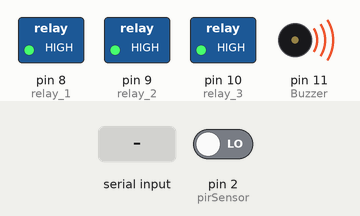
Recording of a sketch running on a simulated Arduino Uno, built with avr-gcc and run on an emulated ATmega328P. Parts: switched loads named in the sketch (green lamp = pin HIGH), buzzer (waves = sounding, pin HIGH). The test bench sets the inputs (shaded band); at power-on: pin 2 (pirSensor) LOW. What the sketch prints to the serial monitor is not drawn.

Above: at 1.2 s.
1.3 s: "OKAY\n" received over Serial
At 2.5 s:
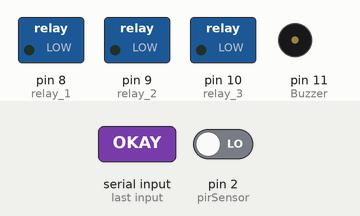
2.8 s: "LIVE_LONG\n" received over Serial
At 3.5 s:
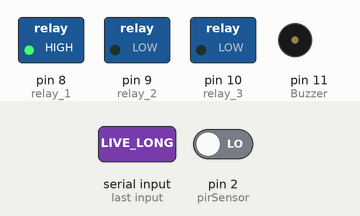
4.3 s: "THUMBS_DOWN\n" received over Serial
At 4.6 s:
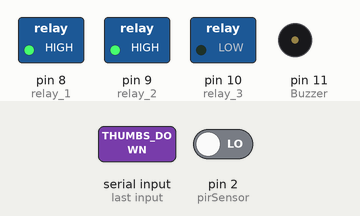
5.8 s: "SMILE\n" received over Serial
At 6.8 s:
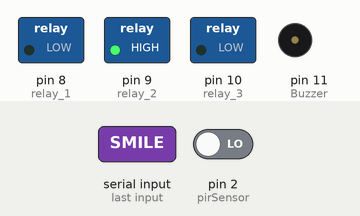
7.3 s: "CALL_ME\n" received over Serial
At 8.1 s:
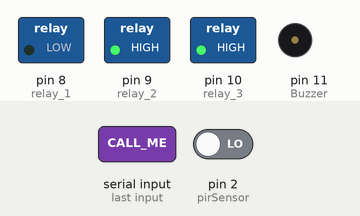
8.8 s: "THUMBS_UP\n" received over Serial
At 9.2 s:
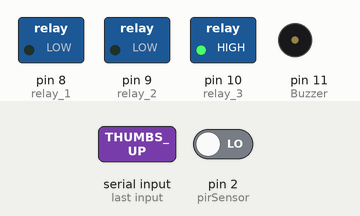
Timing chart, 0 to 11.3 s (numbered marks = the images above; inputs shaded):
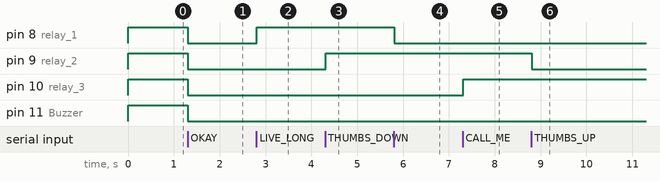

The sketch:

gesture_home_automation.ino
```cpp
// Gesture Home Automation - Arduino UNO side.
// Reads newline-terminated commands from the Python app (9600 baud) and
// switches three relay channels and a buzzer.
//
// The relay module AND the buzzer module in the original build are
// ACTIVE-LOW: writing LOW turns the channel ON, HIGH turns it OFF.
// (The command handlers below use LOW = ON, as in the original wiring.)
// If your module is active-HIGH, swap ON/OFF below.

const int relay_1 = 8;   // module IN3 - charger
const int relay_2 = 9;   // module IN2 - fan
const int relay_3 = 10;  // module IN1 - bulb
const int Buzzer = 11;
const int pirSensor = 2;

const int ON = LOW;
const int OFF = HIGH;

void setup()
{
    // Write OFF *before* pinMode so the relays never click on at boot.
    digitalWrite(relay_1, OFF);
    digitalWrite(relay_2, OFF);
    digitalWrite(relay_3, OFF);
    digitalWrite(Buzzer, OFF);

    Serial.begin(9600);

    pinMode(relay_1, OUTPUT);
    pinMode(relay_2, OUTPUT);
    pinMode(relay_3, OUTPUT);
    pinMode(Buzzer, OUTPUT);
    pinMode(pirSensor, INPUT);
}

void loop()
{
    // PIR state (0/1) is streamed on every loop, as in the original build.
    Serial.println(digitalRead(pirSensor));

    if (Serial.available() > 0)
    {
        String signal = Serial.readStringUntil('\n');
        signal.trim();

        if (signal == "OKAY") {
            digitalWrite(relay_1, ON);
            digitalWrite(relay_2, ON);
            digitalWrite(relay_3, ON);
            digitalWrite(Buzzer, ON);
            Serial.println("All components ON");
        }
        else if (signal == "STOP") {
            digitalWrite(relay_1, OFF);
            digitalWrite(relay_2, OFF);
            digitalWrite(relay_3, OFF);
            digitalWrite(Buzzer, OFF);
            Serial.println("All components OFF");
        }
        else if (signal == "SMILE") {
            digitalWrite(relay_1, ON);
            Serial.println("relay_1 ON");
        }
        else if (signal == "LIVE_LONG") {
            digitalWrite(relay_1, OFF);
            Serial.println("relay_1 OFF");
        }
        else if (signal == "THUMBS_UP") {
            digitalWrite(relay_2, ON);
            Serial.println("relay_2 ON");
        }
        else if (signal == "THUMBS_DOWN") {
            digitalWrite(relay_2, OFF);
            Serial.println("relay_2 OFF");
        }
        else if (signal == "PEACE") {
            digitalWrite(relay_3, ON);
            Serial.println("relay_3 ON");
        }
        else if (signal == "CALL_ME") {
            digitalWrite(relay_3, OFF);
            Serial.println("relay_3 OFF");
        }
        else if (signal == "FIST") {
            digitalWrite(Buzzer, ON);
            Serial.println("Buzzer ON");
        }
        else if (signal == "ROCK") {
            digitalWrite(Buzzer, OFF);
            Serial.println("Buzzer OFF");
        }
    }
}
```

Measured:
- after the input at 1.3 s, pin 8 (relay_1), pin 9 (relay_2), pin 10 (relay_3), pin 11 (Buzzer): HIGH → LOW at once
- after the input at 2.8 s, pin 8 (relay_1): LOW → HIGH at once
- after the input at 4.3 s, pin 9 (relay_2): LOW → HIGH at once
- after the input at 5.8 s, pin 8 (relay_1): HIGH → LOW at once
- after the input at 7.3 s, pin 10 (relay_3): LOW → HIGH at once
- after the input at 8.8 s, pin 9 (relay_2): HIGH → LOW at once
